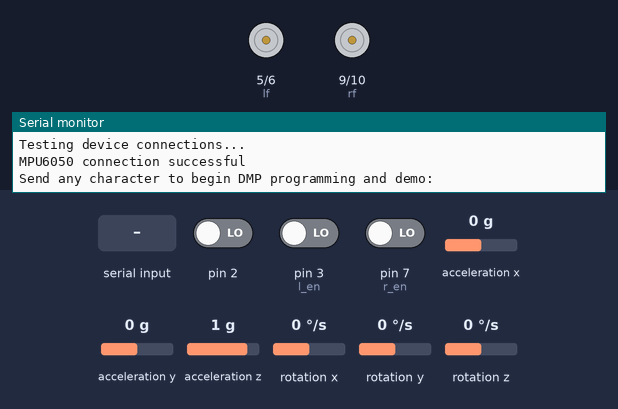
A sketch run on a simulated Arduino Uno, built with avr-gcc and run on an emulated ATmega328P. Shown: motor-driver pin pairs drawn as motors (green arrow = first pin HIGH = forward, orange = second pin HIGH = backward, longer = more drive), the last lines printed to the serial monitor. The inputs (shaded band) are chosen by the test bench; at power-on: rotation z 0 °/s, pin 2 LOW, acceleration x 0 g, acceleration y 0 g, pin 3 (l_en) LOW, pin 7 (r_en) LOW, acceleration z 1 g, rotation x 0 °/s, rotation y 0 °/s. The sensor or clock chip raises its interrupt line as the real part does.

Above: at 0.9 s.
1.0 s: "1" received over Serial
3.0 s: rotation z set to -192 °/s
6.0 s: pin 2 driven HIGH
7.5 s: acceleration x set to -1.4 g
9.0 s: acceleration y set to -1.4 g
10.5 s: "0" received over Serial
At 20.9 s:
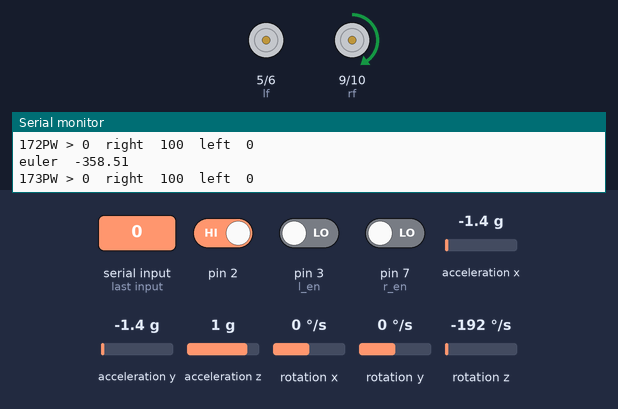
At 21.9 s:
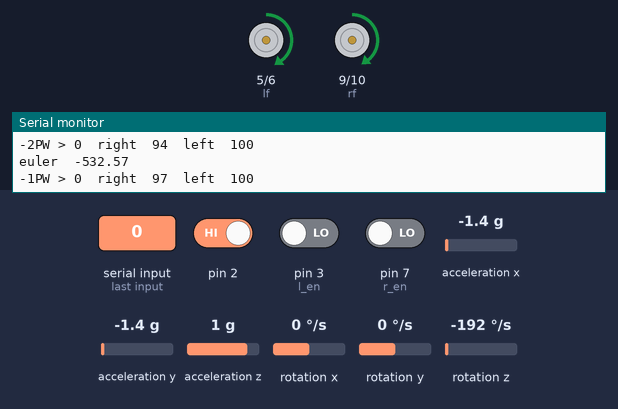
Timing chart, 0 to 22.6 s (numbered marks = the images above; inputs shaded):
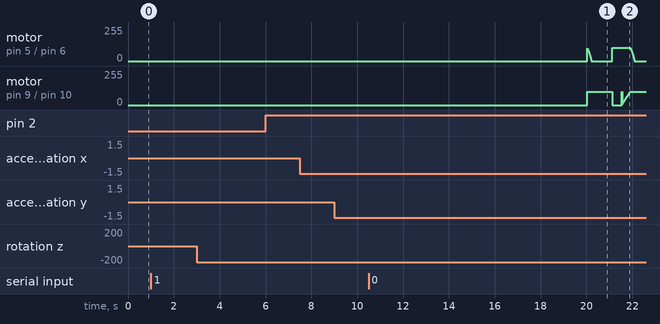

The sketch:

imu_movt.ino
```cpp
#include "I2Cdev.h"

#include "MPU6050_6Axis_MotionApps20.h"

#if I2CDEV_IMPLEMENTATION == I2CDEV_ARDUINO_WIRE
    #include "Wire.h"
#endif

MPU6050 mpu;

#define OUTPUT_READABLE_EULER


//Defined for IMU

bool dmpReady = false;  // set true if DMP init was successful
uint8_t mpuIntStatus;   // holds actual interrupt status byte from MPU
uint8_t devStatus;      // return status after each device operation (0 = success, !0 = error)
uint16_t packetSize;    // expected DMP packet size (default is 42 bytes)
uint16_t fifoCount;     // count of all bytes currently in FIFO
uint8_t fifoBuffer[64]; // FIFO storage buffer


Quaternion q;           // [w, x, y, z]         quaternion container
VectorInt16 aa;         // [x, y, z]            accel sensor measurements
VectorInt16 aaReal;     // [x, y, z]            gravity-free accel sensor measurements
VectorInt16 aaWorld;    // [x, y, z]            world-frame accel sensor measurements
VectorFloat gravity;    // [x, y, z]            gravity vector
float euler[3];         // [psi, theta, phi]    Euler angle container
float ypr[3];           // [yaw, pitch, roll]   yaw/pitch/roll container and gravity vector

volatile bool mpuInterrupt = false;     // indicates whether MPU interrupt pin has gone high
float init_imu;


// for motor movement
int rf =9 ,rb =10,lf=5,lb=6;
int motor_speed =100; //(0-255)

// for PID
int power_difference, encoderleft, encoderright, proportional;
int base, next;
const int maximum = 100;


// for encoders
double unit_distance = .9507;
int deg_dis = 3;
int x;
int y;
int a, b;

int enc_rtcount = 0, enc_ltcount = 0;
int r_en = 7, l_en = 3;


void dmpDataReady() {
    mpuInterrupt = true;
}
void setup() {
  // BEGIN IMU INIT
  #if I2CDEV_IMPLEMENTATION == I2CDEV_ARDUINO_WIRE
      Wire.begin();
      TWBR = 24; // 400kHz I2C clock (200kHz if CPU is 8MHz)
  #elif I2CDEV_IMPLEMENTATION == I2CDEV_BUILTIN_FASTWIRE
      Fastwire::setup(400, true);
  #endif
  Serial.begin(115200);

  while (!Serial); // wait for Leonardo enumeration, others continue immediately
  Serial.println(F("Initializing I2C devices..."));
  mpu.initialize();

  Serial.println(F("Testing device connections..."));
  Serial.println(mpu.testConnection() ? F("MPU6050 connection successful") : F("MPU6050 connection failed"));


  Serial.println(F("\nSend any character to begin DMP programming and demo: "));
  while (Serial.available() && Serial.read()); // empty buffer
  while (!Serial.available());                 // wait for data
  while (Serial.available() && Serial.read()); // empty buffer again

  Serial.println(F("Initializing DMP..."));
  devStatus = mpu.dmpInitialize();

  mpu.setXGyroOffset(220);
  mpu.setYGyroOffset(76);
  mpu.setZGyroOffset(-85);
  mpu.setZAccelOffset(1788); // 1688 factory default for my test chip

  if (devStatus == 0) {
      Serial.println(F("Enabling DMP..."));
      mpu.setDMPEnabled(true);

      Serial.println(F("Enabling interrupt detection (Arduino external interrupt 0)..."));
      attachInterrupt(0, dmpDataReady, RISING);
      mpuIntStatus = mpu.getIntStatus();

      Serial.println(F("DMP ready! Waiting for first interrupt..."));
      dmpReady = true;

      packetSize = mpu.dmpGetFIFOPacketSize();
  }
  else {
      Serial.print(F("DMP Initialization failed (code "));
      Serial.print(devStatus);
      Serial.println(F(")"));
  }
  // END IMU INIT

  // encoder pins
  pinMode(r_en, INPUT);
  pinMode(l_en, INPUT);
  // motor pins
  pinMode(lf, OUTPUT);
  pinMode(lb, OUTPUT);
  pinMode(rf, OUTPUT);
  pinMode(rb, OUTPUT);

  while(millis() < 20000) {
    init_imu = imu_read();
  }
  base = imu_read();
}


void loop() {
  forward_movt(600);
}


void forward_movt (int dist){
  int no_of_spokes = (int)(dist/unit_distance);
  //Serial.println(no_of_spokes);

  while(enc_rtcount <= no_of_spokes*2) {
    call_rtenc();
    call_ltenc();
    //imu_read();
    next = imu_read();
    /*Serial.print(base);
    Serial.print("\t");
    Serial.print(next);
    Serial.println("\t");*/
    proportional = next - base;
    Serial.print(proportional);
    power_difference = proportional*3;

    //Serial.print(proportional);
    //Serial.print("  ");
/*    if (proportional > 10) {
      sstop();
      delay(1000);
      left();
      delay(300);
      proportional = 0;
    }
    if (proportional < -10) {
      sstop();
      delay(1000);
      right();
      delay(300);
      proportional = 0;
    }*/

    if (power_difference > maximum)
      power_difference = maximum;
    if (power_difference < -maximum)
      power_difference = -maximum;
    //Serial.println(call_rtenc());
    forward();
  }
  enc_ltcount = 0;
  enc_rtcount = 0;
  sstop();
  delay(3000);
}

int call_rtenc() {
  b = a;
  a = digitalRead(r_en);

  if((a == 0 && b == 1) || (a == 1 && b == 0)) {
    enc_rtcount++;
  }
  return enc_rtcount;
}

int call_ltenc() {
  y = x;
  x = digitalRead(l_en);

  if((y == 0 && x == 1) || (y == 1 && x == 0)) {
    enc_ltcount++;

  }
  return enc_ltcount;
}

void forward(){
  if (power_difference < 0)//moving left -----errooor
  {
    analogWrite(rf, (maximum + power_difference));  ////////////right motor at less speed so that bot moves right
    analogWrite(rb,LOW);
    analogWrite(lf, maximum);
    analogWrite(lb,LOW);

    Serial.print("PW > 0");
    Serial.print("  ");
    Serial.print("right");
    Serial.print("  ");
    Serial.print(maximum + power_difference);
    Serial.print("  ");
    Serial.print("left");
    Serial.print("  ");
    Serial.print(maximum);
    Serial.println("  ");
  }
  else //moving right -------errror
  {
    analogWrite(rf,maximum);
    analogWrite(rb, LOW);
    analogWrite(lf, maximum - power_difference);/// left motor is at less speed so that bot moves left
    analogWrite(lb, LOW);

    Serial.print("PW > 0");
    Serial.print("  ");
    Serial.print("right");
    Serial.print("  ");
    Serial.print(maximum);
    Serial.print("  ");
    Serial.print("left");
    Serial.print("  ");
    Serial.print(maximum - power_difference);
    Serial.println("  ");
  }
}
void sstop() {
  digitalWrite(lf,LOW);
  digitalWrite(lb,LOW);
  digitalWrite(rb,LOW);
  digitalWrite(rf,LOW);
}
void backward(){
  analogWrite(rf,LOW);
  analogWrite(rb,motor_speed);
  analogWrite(lf,LOW);
  analogWrite(lb,motor_speed);
}

void left (){
  analogWrite(rf,motor_speed);
  analogWrite(rb,LOW);
  analogWrite(lf,LOW);
  analogWrite(lb,motor_speed);
}

void right (){
  analogWrite(rf,LOW);
  analogWrite(rb,motor_speed);
  analogWrite(lf,motor_speed);
  analogWrite(lb,LOW);
}


float imu_read(){
 if (!dmpReady) return 0;
    while (!mpuInterrupt && fifoCount < packetSize) {
    }


    mpuInterrupt = false;
    mpuIntStatus = mpu.getIntStatus();


    fifoCount = mpu.getFIFOCount();

    if ((mpuIntStatus & 0x10) || fifoCount == 1024) {

        mpu.resetFIFO();
        Serial.println(F("FIFO overflow!"));


    } else if (mpuIntStatus & 0x02) {

        while (fifoCount < packetSize) fifoCount = mpu.getFIFOCount();


        mpu.getFIFOBytes(fifoBuffer, packetSize);
        fifoCount -= packetSize;

        #ifdef OUTPUT_READABLE_EULER
            // display Euler angles in degrees
            mpu.dmpGetQuaternion(&q, fifoBuffer);
            mpu.dmpGetEuler(euler, &q);
            Serial.print("euler\t");
            Serial.println(euler[0] * 180/M_PI - init_imu );
            return  euler[0]*180/M_PI - init_imu;
         #endif
    }
}
```
